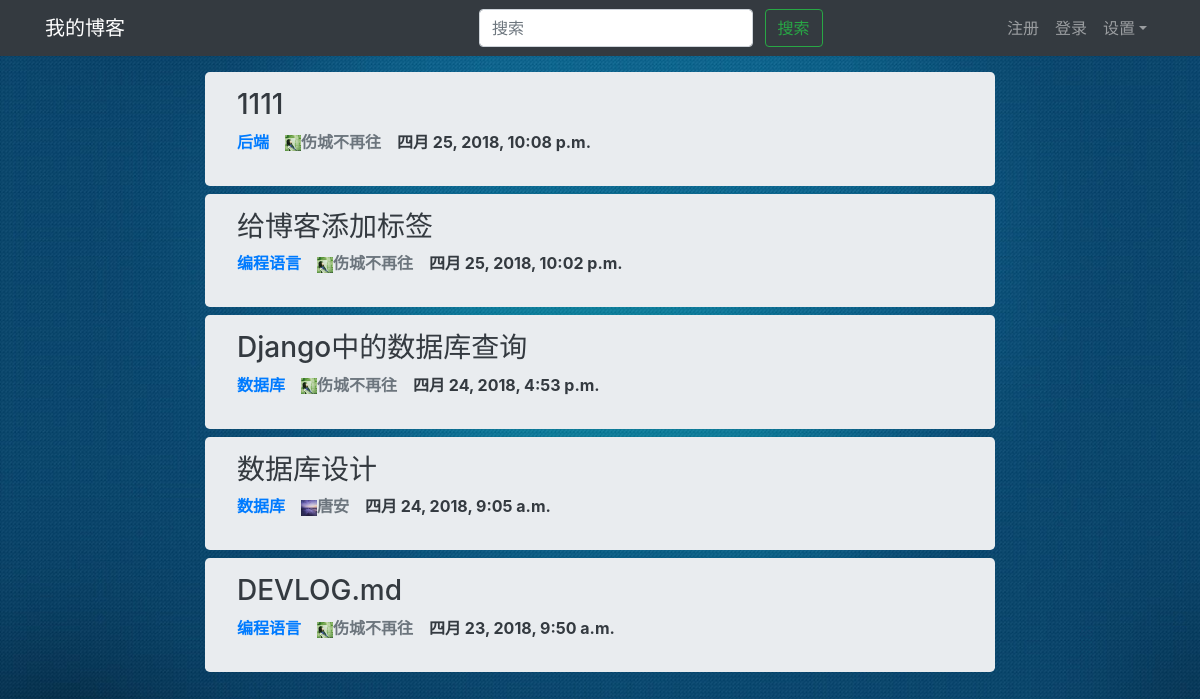
The page / on the database its author committed.
### blog/models.py (models this page shows, shortened)
class Article(models.Model):
    title = models.CharField(max_length=100)
    body = models.TextField()
    category = models.ForeignKey(Category, on_delete=models.CASCADE)
    created_time = models.DateTimeField(auto_now_add=True)
    modified_time = models.DateTimeField(auto_now=True)
    author = models.ForeignKey(User, on_delete=models.CASCADE)
    tags = models.CharField(max_length=100)
    page_view = models.IntegerField(default=0)
    praise = models.IntegerField(default=0)
    censure = models.IntegerField(default=0)
    comments = models.IntegerField(default=0)

class Category(models.Model):
    name = models.CharField(max_length=100)
    def __str__(self):
        return self.name

### users/models.py (models this page shows)
class MyUser(AbstractUser):
    head_portrait = models.CharField(max_length=100)
    nick_name = models.CharField(max_length=20, default='')
    sex = models.IntegerField(default=2)
    bio = models.CharField(max_length=100, default='')
    following = models.IntegerField(default=0)
    followers = models.IntegerField(default=0)
    articles = models.IntegerField(default=0)
    comments = models.IntegerField(default=0)

### blog/views.py (the view)
# urls.py: path('', views.index, name="index"),
def index(request):
    articles = Article.objects.all().order_by('-created_time')
    context = {'articles': articles}
    return render(request, 'blog/index.html', context)

### blog/templates/blog/index.html
{% extends 'blog/base.html' %}
{% load i18n %}
{% load static %}
{% block content %}
<div class="row">
    <div class="col-md-2">
    </div>
    <div class="col-md-8">
        {% for article in articles %}
            <div class="jumbotron jumbotron-articles">
                <h3><a href="{% url 'blog:article_details' article.id %}" class="a-text a-hover">{{ article.title }}</a></h3>
                <dl class="list-articles">
                    <dt><a class="a-hover" href="#">{{ article.category }}</a></dt>
                    <dt><a class="text-secondary a-hover" href="#"><img class="list-article-image" src="{{ article.author.head_portrait }}">{{ article.author.nick_name }}</a></dt>
                    <dt><a href="#" class="text-dark a-hover">{{ article.created_time }}</a></dt>
                </dl>
            </div>
        {% endfor %}
    </div>
</div>
{% endblock content %}

### blog/static/css/index.css (style rules this page uses)
html,body { min-height: 100%; width: 100% height: 100%; margin: 0; padding: 0; }
body { background: url("../img/bg-1.jpg") no-repeat; background-size: 100% 100%; margin-bottom: 35px; background-attachment: scroll; overflow-x: hidden; }
.a-text { color: #343a40; text-decoration: none; }
.jumbotron-articles { margin: 0.5rem 0; padding: 1rem 2rem; }
.list-articles { display: flex; }
.list-articles dt { margin-right: 1rem; }
.list-article-image { height: 1rem; width: 1rem; }

### rows shown on the page
Article: title "1111", category "后端", author.head_portrait (picture), author.nick_name "伤城不再往", created_time "四月 25, 2018, 10:08 p.m."
Article: title "给博客添加标签", category "编程语言", author.head_portrait (picture), author.nick_name "伤城不再往", created_time "四月 25, 2018, 10:02 p.m."
Article: title "Django中的数据库查询", category "数据库", author.head_portrait (picture), author.nick_name "伤城不再往", created_time "四月 24, 2018, 4:53 p.m."
Article: title "数据库设计", category "数据库", author.head_portrait (picture), author.nick_name "唐安", created_time "四月 24, 2018, 9:05 a.m."
Article: title "DEVLOG.md", category "编程语言", author.head_portrait (picture), author.nick_name "伤城不再往", created_time "四月 23, 2018, 9:50 a.m."
